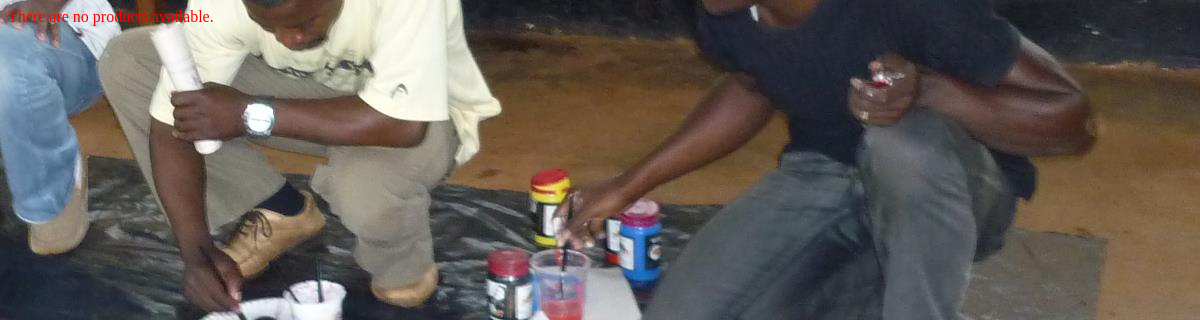
The page /fahanda/products/ on the database as committed earlier.
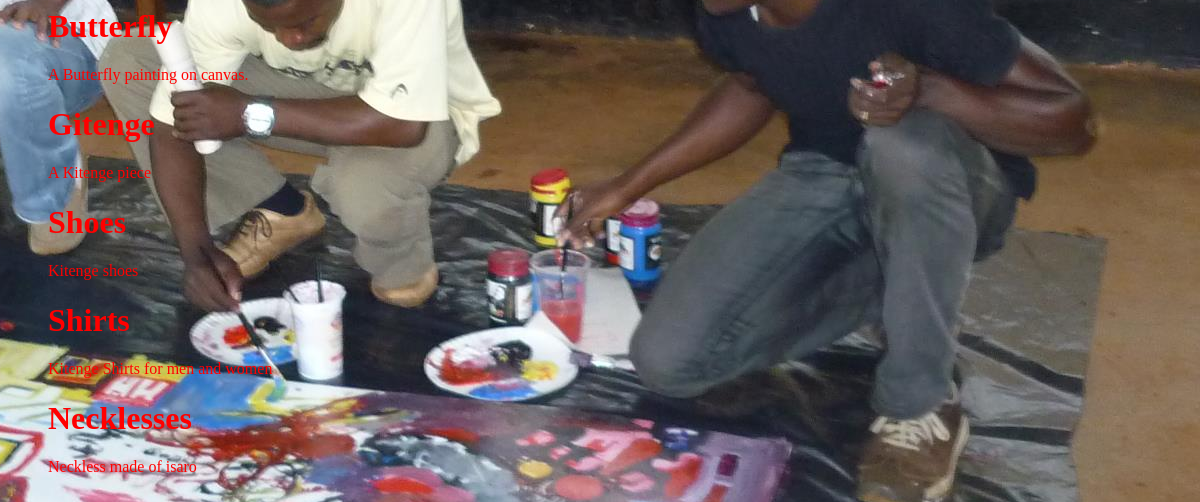
The same page on the database as committed later.
### fahanda/models.py (models this page shows, shortened)
class Product(models.Model):
	name = models.CharField(max_length=200)
	description = models.TextField(blank=True)
	material = models.CharField(max_length=1, choices=PRODUCT_CHOICES)
	created = models.DateTimeField(auto_now_add=True)

### fahanda/views.py (the view)
def products(request):
	list_products = Product.objects.order_by("created")[:5]
	context = {'list_products':list_products}
	return render(request, 'fahanda/products.html', context)

### fahanda/templates/fahanda/products.html (shortened to what this page needs)
{% load staticfiles %}
<link rel="stylesheet" type="text/css" href="{% static 'fahanda/style.css' %}" />
<html>
<body>
{% if list_products %}
<ul>
	{% for product in  list_products %}
	<h1>{{ product.name }} </h1>
	<p>{{ product.description }}</p>
	{% endfor %}
</ul>
{% else %}
	<p> There are no products available.</p>
{% endif %}
</body>
</html>

### fahanda/static/fahanda/style.css (style rules this page uses)
body { color: red; background: white url("images/siturito.jpg") no-repeat right bottom; }

Rows that differ between the two databases and show on the page:
added Product: name "Butterfly", description "A Butterfly painting on canvas."
added Product: name "Gitenge", description "A Kitenge piece"
added Product: name "Shoes", description "Kitenge shoes"
added Product: name "Shirts", description "Kitenge Shirts for men and women"
added Product: name "Necklesses", description "Neckless made of isaro"
Other text that changed with them:
text no longer shown: "There are no products available."
